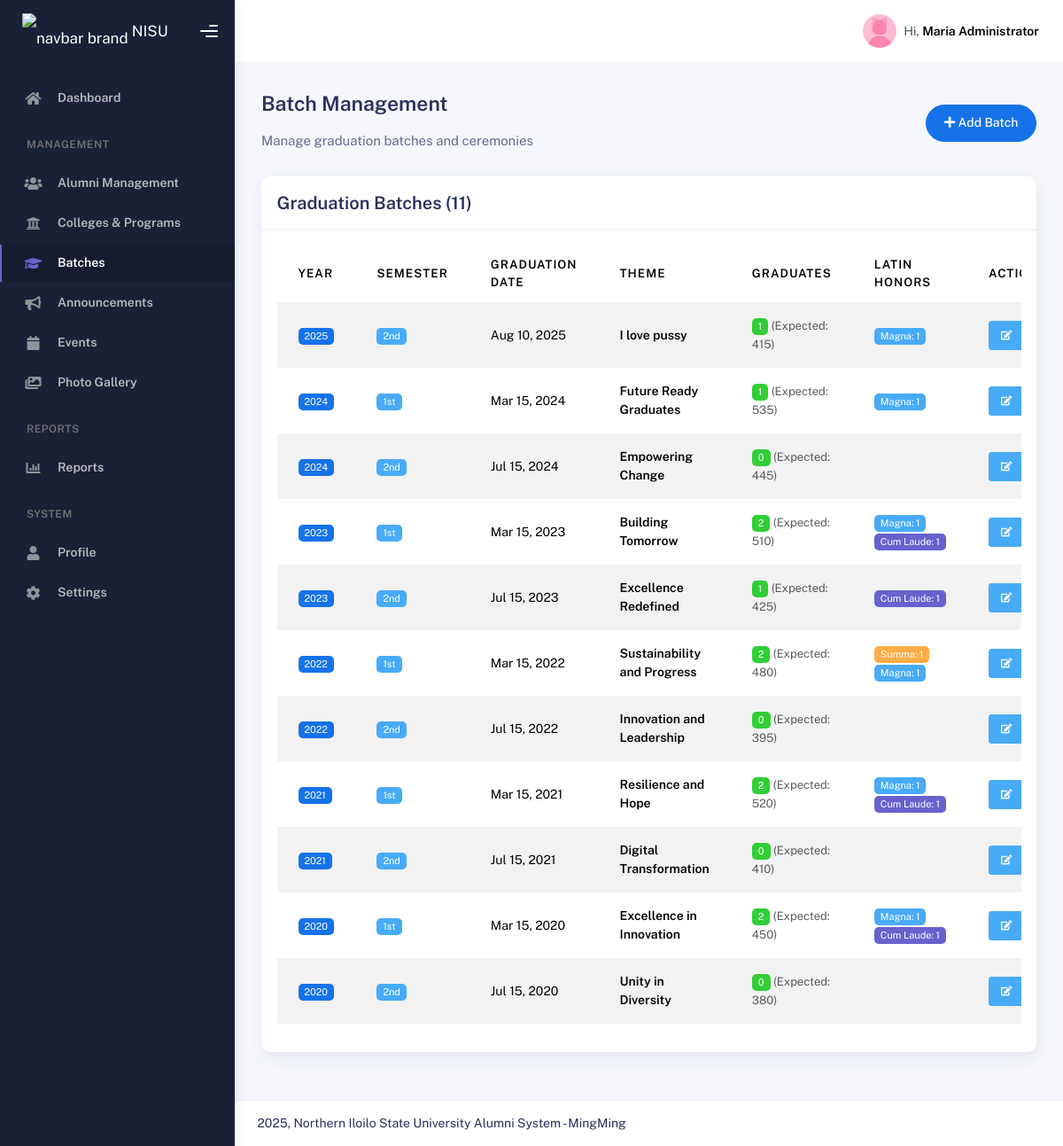
Screenshot of /manage_batches.php (signed in) with the database file from the repository.
### tables this page shows
CREATE TABLE `batches` (
  `id` int(11) NOT NULL,
  `year` int(11) NOT NULL,
  `semester` enum('1st','2nd','Summer') NOT NULL,
  `graduation_date` date NOT NULL,
  `theme` varchar(200) DEFAULT NULL,
  `description` text,
  `total_graduates` int(11) DEFAULT '0',
  `created_at` timestamp NOT NULL DEFAULT CURRENT_TIMESTAMP,
  `updated_at` timestamp NOT NULL DEFAULT CURRENT_TIMESTAMP ON UPDATE CURRENT_TIMESTAMP
);

### db_con.php (called while the page is built, shortened)
<?php
$options = [
    PDO::ATTR_ERRMODE            => PDO::ERRMODE_EXCEPTION,
    PDO::ATTR_DEFAULT_FETCH_MODE => PDO::FETCH_ASSOC,
    PDO::ATTR_EMULATE_PREPARES   => false,
    PDO::MYSQL_ATTR_INIT_COMMAND => "SET NAMES " . DB_CHARSET
];
try {
    $pdo = new PDO(
        "mysql:host=" . DB_HOST . ";dbname=" . DB_NAME . ";charset=" . DB_CHARSET,
        DB_USER,
        DB_PASS,
        $options
    );
} catch (PDOException $e) {
    die("Database connection failed: " . $e->getMessage());
}
function query($sql, $params = []) {
    global $pdo;
    try {
        $stmt = $pdo->prepare($sql);
        $stmt->execute($params);
        return $stmt;
    } catch (PDOException $e) {
        die("Query failed: " . $e->getMessage());
    }
}
function fetchRow($sql, $params = []) {
    return query($sql, $params)->fetch();
}
function fetchAll($sql, $params = []) {
    return query($sql, $params)->fetchAll();
}
?>

### auth_check.php (called while the page is built, shortened)
<?php
$admin_info = fetchRow("SELECT * FROM admins WHERE id = ?", [$_SESSION['admin_id']]);
?>

### manage_batches.php (the view, shortened to what this page needs)
<?php
require_once 'db_con.php';
require_once 'auth_check.php';
$batches = fetchAll("
    SELECT b.*, COUNT(a.id) as actual_graduates,
           COUNT(CASE WHEN a.latin_honor = 'Summa Cum Laude' THEN 1 END) as summa_count,
           COUNT(CASE WHEN a.latin_honor = 'Magna Cum Laude' THEN 1 END) as magna_count,
           COUNT(CASE WHEN a.latin_honor = 'Cum Laude' THEN 1 END) as cum_laude_count
    FROM batches b
    LEFT JOIN alumni a ON b.id = a.batch_id AND a.is_active = 1
    GROUP BY b.id
    ORDER BY b.year DESC, b.semester
");
?>
<!DOCTYPE html>
<html lang="en">
<head>
    <link rel="stylesheet" href="assets/css/bootstrap.min.css" />
    <link rel="stylesheet" href="assets/css/plugins.min.css" />
    <link rel="stylesheet" href="assets/css/kaiadmin.min.css" />
</head>
<body>
    <div class="wrapper">
                <?php include("include/sidebar.php"); ?>
        <div class="main-panel">
            <div class="main-header">
             <?php include("include/navbar.php"); ?>
            </div>
            <div class="container">
                <div class="page-inner">
                    <div class="d-flex align-items-left align-items-md-center flex-column flex-md-row pt-2 pb-4">
                        <div>
                            <h3 class="fw-bold mb-3">Batch Management</h3>
                            <h6 class="op-7 mb-2">Manage graduation batches and ceremonies</h6>
                        </div>
                        <div class="ms-md-auto py-2 py-md-0">
                            <button class="btn btn-primary btn-round" data-bs-toggle="modal" data-bs-target="#batchModal" onclick="openAddModal()">
                                <i class="fa fa-plus"></i> Add Batch
                            </button>
                        </div>
                    </div>
                    <div class="row">
                        <div class="col-md-12">
                            <div class="card">
                                <div class="card-header">
                                    <h4 class="card-title">Graduation Batches (<?= count($batches) ?>)</h4>
                                </div>
                                <div class="card-body">
                                    <div class="table-responsive">
                                        <table class="table table-striped">
                                            <thead>
                                                <tr>
                                                    <th>Year</th>
                                                    <th>Semester</th>
                                                    <th>Graduation Date</th>
                                                    <th>Theme</th>
                                                    <th>Graduates</th>
                                                    <th>Latin Honors</th>
                                                    <th>Actions</th>
                                                </tr>
                                            </thead>
                                            <tbody>
                                                <?php foreach ($batches as $batch): ?>
                                                <tr>
                                                    <td><span class="badge badge-primary"><?= $batch['year'] ?></span></td>
                                                    <td><span class="badge badge-info"><?= $batch['semester'] ?></span></td>
                                                    <td><?= date('M j, Y', strtotime($batch['graduation_date'])) ?></td>
                                                    <td>
                                                        <?php if ($batch['theme']): ?>
                                                        <strong><?= htmlspecialchars($batch['theme']) ?></strong>
                                                        <?php else: ?>
                                                        <span class="text-muted">No theme</span>
                                                        <?php endif; ?>
                                                    </td>
                                                    <td>
                                                        <span class="badge badge-success"><?= $batch['actual_graduates'] ?></span>
                                                        <?php if ($batch['total_graduates'] != $batch['actual_graduates']): ?>
                                                        <small class="text-muted">(Expected: <?= $batch['total_graduates'] ?>)</small>
                                                        <?php endif; ?>
                                                    </td>
                                                    <td>
                                                        <?php if ($batch['summa_count'] > 0): ?>
                                                        <span class="badge badge-warning">Summa: <?= $batch['summa_count'] ?></span>
                                                        <?php endif; ?>
                                                        <?php if ($batch['magna_count'] > 0): ?>
                                                        <span class="badge badge-info">Magna: <?= $batch['magna_count'] ?></span>
                                                        <?php endif; ?>
                                                        <?php if ($batch['cum_laude_count'] > 0): ?>
                                                        <span class="badge badge-secondary">Cum Laude: <?= $batch['cum_laude_count'] ?></span>
                                                        <?php endif; ?>
                                                    </td>
                                                    <td>
                                                        <div class="btn-group" role="group">
                                                            <button class="btn btn-sm btn-info" onclick="editBatch(<?= $batch['id'] ?>)" title="Edit">
                                                                <i class="fa fa-edit"></i>
                                                            </button>
                                                        </div>
                                                    </td>
                                                </tr>
                                                <?php endforeach; ?>
                                            </tbody>
                                        </table>
                                    </div>
                                </div>
                            </div>
                        </div>
                    </div>
                </div>
            </div>
<?php include("include/footer.php"); ?>
        </div>
    </div>
</body>
</html>

### include/navbar.php (shortened to what this page needs)
<nav class="navbar navbar-header navbar-header-transparent navbar-expand-lg border-bottom">
    <div class="container-fluid">
        <ul class="navbar-nav topbar-nav ms-md-auto align-items-center">
            <li class="nav-item topbar-user dropdown hidden-caret">
                <a class="dropdown-toggle profile-pic" data-bs-toggle="dropdown" href="#" aria-expanded="false">
                    <div class="avatar-sm">
                        <img src="default/default-admin.jpg" alt="..." class="avatar-img rounded-circle" />
                    </div>
                    <span class="profile-username">
                        <span class="op-7">Hi,</span>
                        <span class="fw-bold"><?= htmlspecialchars($admin_info['full_name']) ?></span>
                    </span>
                </a>
            </li>
        </ul>
    </div>
</nav>

### rows the page displays
batches: year "2025", semester "2nd", graduation_date "Aug 10, 2025", theme "I love pussy", actual_graduates "1", total_graduates "415", magna_count "1"
batches: year "2024", semester "1st", graduation_date "Mar 15, 2024", theme "Future Ready Graduates", actual_graduates "1", total_graduates "535", magna_count "1"
batches: year "2024", semester "2nd", graduation_date "Jul 15, 2024", theme "Empowering Change", actual_graduates "0", total_graduates "445"
batches: year "2023", semester "1st", graduation_date "Mar 15, 2023", theme "Building Tomorrow", actual_graduates "2", total_graduates "510", magna_count "1", cum_laude_count "1"
batches: year "2023", semester "2nd", graduation_date "Jul 15, 2023", theme "Excellence Redefined", actual_graduates "1", total_graduates "425", cum_laude_count "1"
batches: year "2022", semester "1st", graduation_date "Mar 15, 2022", theme "Sustainability and Progress", actual_graduates "2", total_graduates "480", summa_count "1", magna_count "1"
batches: year "2022", semester "2nd", graduation_date "Jul 15, 2022", theme "Innovation and Leadership", actual_graduates "0", total_graduates "395"
batches: year "2021", semester "1st", graduation_date "Mar 15, 2021", theme "Resilience and Hope", actual_graduates "2", total_graduates "520", magna_count "1", cum_laude_count "1"
batches: year "2021", semester "2nd", graduation_date "Jul 15, 2021", theme "Digital Transformation", actual_graduates "0", total_graduates "410"
batches: year "2020", semester "1st", graduation_date "Mar 15, 2020", theme "Excellence in Innovation", actual_graduates "2", total_graduates "450", magna_count "1", cum_laude_count "1"
batches: year "2020", semester "2nd", graduation_date "Jul 15, 2020", theme "Unity in Diversity", actual_graduates "0", total_graduates "380"

### other values shown
$admin_info['full_name'] "Maria Administrator"
count($batches) "11"
